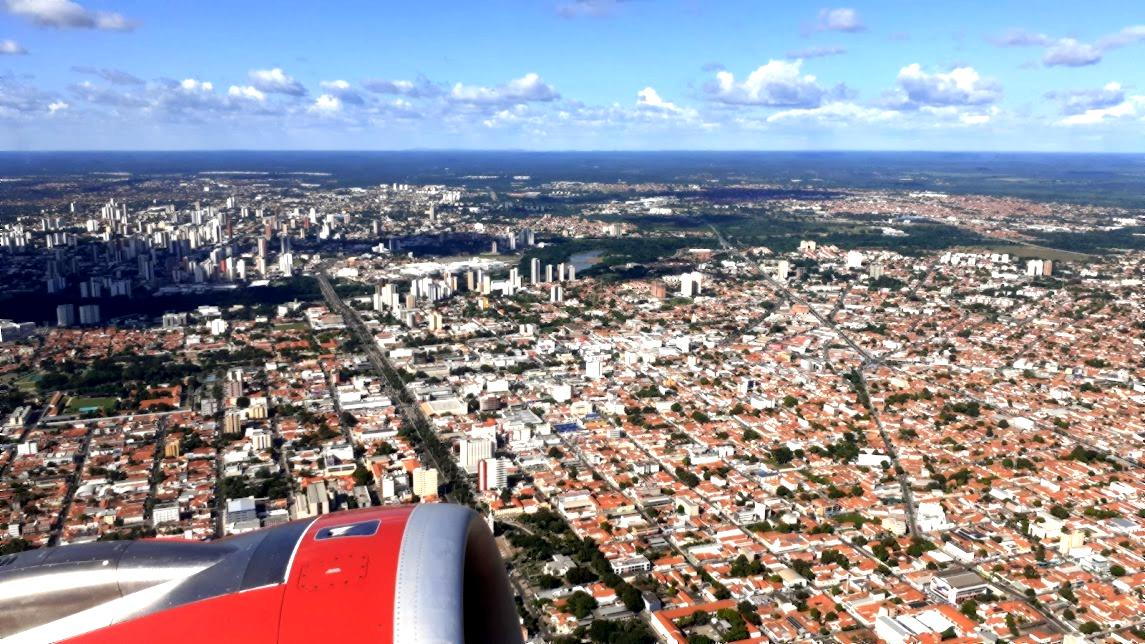
#> input picture filtradas/image-1_FullHD.jpg, 1145 x 644 px
$ python -i Cartoon.py   (imports and definitions only)
#> lines starting #> are read from the running program, lines starting #| are printed output that depends on the picture
#> further down, picture is the input picture: PIL image 1145x644 RGB; mean R, G, B 143.1, 141, 151.2
from PIL import ImageFilter, Image, ImageOps
class Cartoon: # Filtro cartoon
    def __init__(self, image):
        self.image = image

    def applyFilter(self):
        #Convertemos a imagem para a escala cinza, e suavizamos para reduzir os ruídos da imagem e deixa-lá mais facial para processa-lá.
        grayscaleImage = self.image.convert("L")
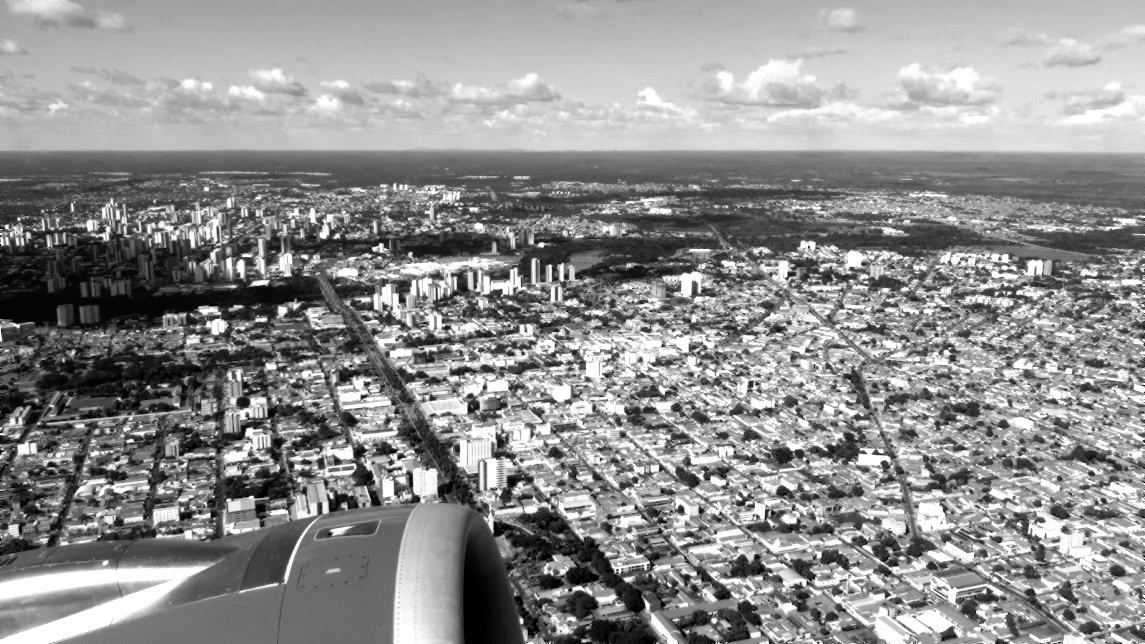
#> grayscaleImage: PIL image 1145x644 L; min 0, max 255, mean 142.8
        #Detectamos as bordas para destacar as linhas da imagem.
        edgesImage = grayscaleImage.filter(ImageFilter.FIND_EDGES)
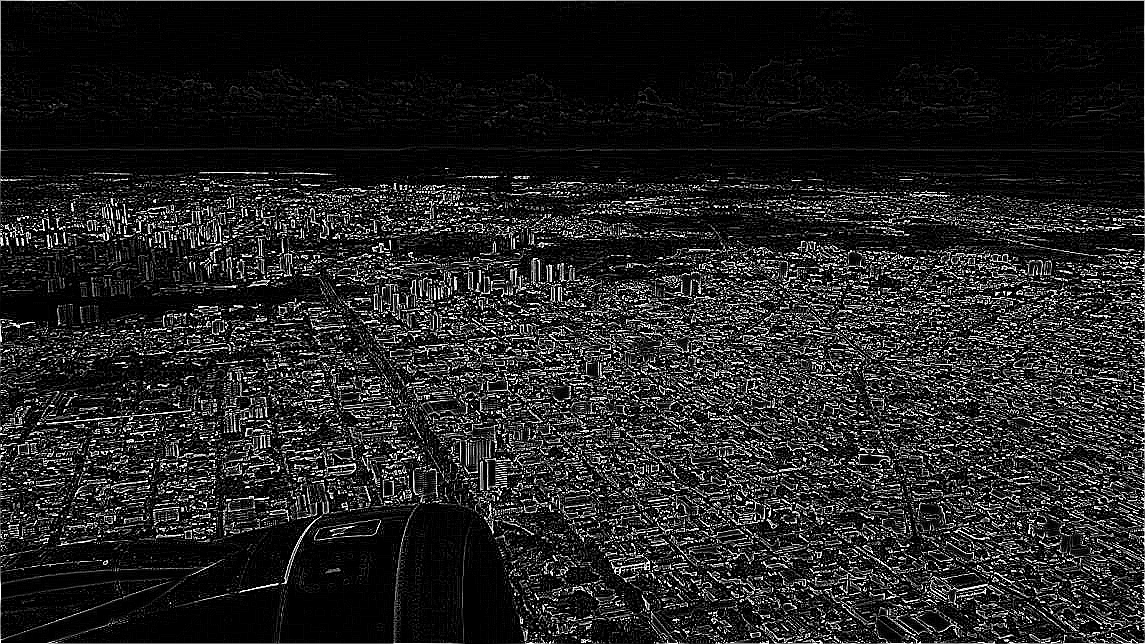
#> edgesImage: PIL image 1145x644 L; min 0, max 255, mean 34.6
        edgesImage = ImageOps.autocontrast(edgesImage)
        #suavizando
        smoothImage = edgesImage.filter(ImageFilter.SMOOTH_MORE)

        opacity = 20
        smoothImage = smoothImage.point(lambda p: p * opacity)
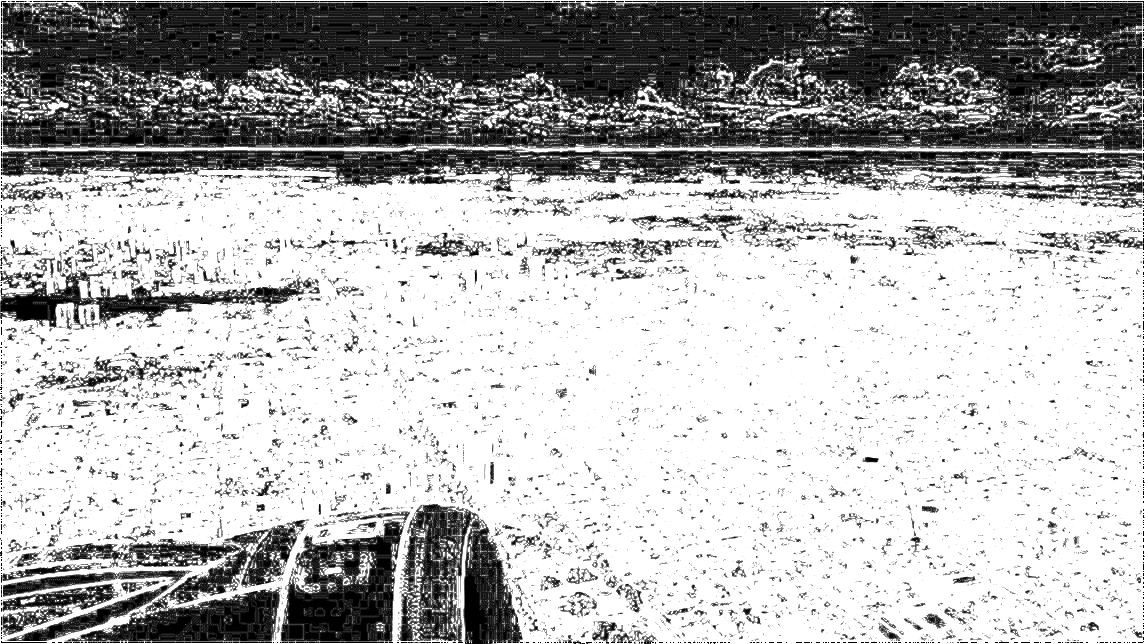
#> smoothImage: PIL image 1145x644 L; min 0, max 255, mean 179.7
        cartoonImage = Image.composite(self.image, Image.new("RGB", self.image.size, (255, 255, 255)), smoothImage)
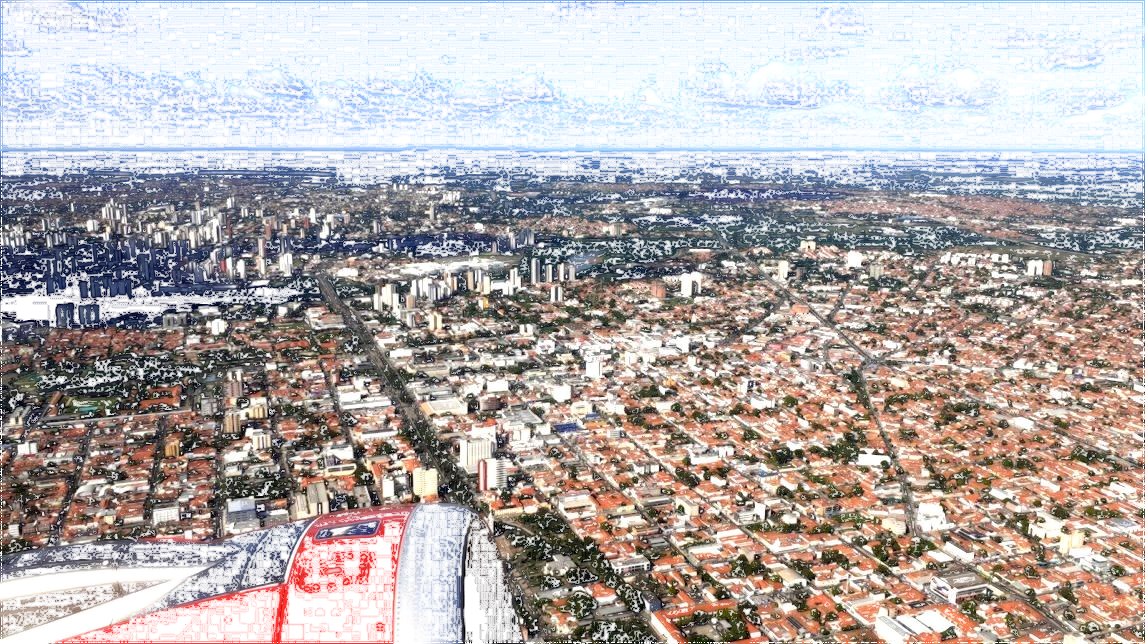
#> cartoonImage: PIL image 1145x644 RGB; mean R, G, B 178.1, 170.8, 170.3
        return cartoonImage


    def getOriginalImage(self):
        return self.image

>>> from PIL import Image
>>> picture = Image.open('../../filtradas/image-1_FullHD.jpg')
>>> result = Cartoon(picture).applyFilter()
